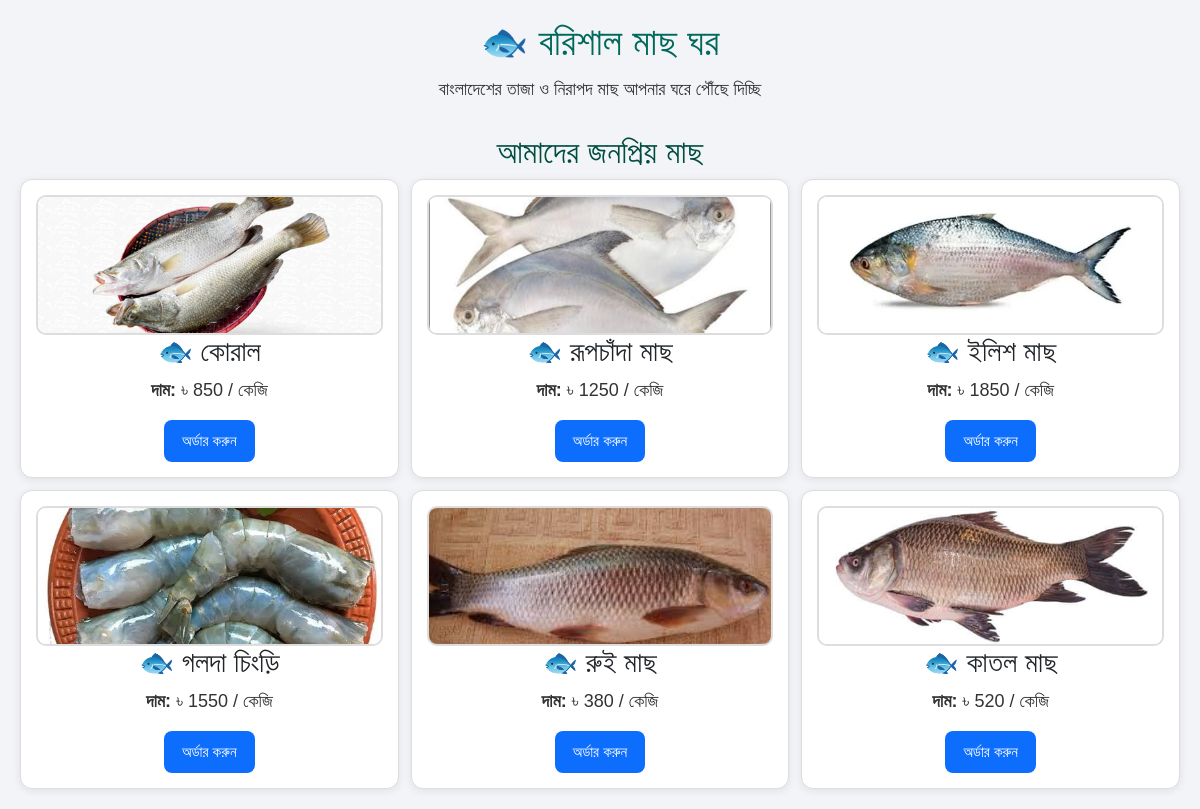
The page / on the database its author committed.
### app.py (models this page shows)
class Fish(db.Model):
    id = db.Column(db.Integer, primary_key=True)
    name = db.Column(db.String(100))
    price = db.Column(db.Integer)
    image = db.Column(db.String(100))
    stock = db.Column(db.Integer, default=0)

### app.py (the view)
@app.route("/")
def home():
    search = request.args.get("search", "")
    if search:
        fishes = Fish.query.filter(
            Fish.name.ilike(f"%{search}%")
        ).all()
    else:
        fishes = Fish.query.all()
    return render_template(
        "index.html",
        fishes=fishes,
        search=search
    )

### templates/index.html (shortened to what this page needs)
<!DOCTYPE html>
<html lang="bn">
<head>
<link href="https://cdn.jsdelivr.net/npm/bootstrap@5.3.7/dist/css/bootstrap.min.css" rel="stylesheet">
<link rel="stylesheet" href="{{ url_for('static', filename='style.css') }}">
</head>
<body>
<h1>🐟 বরিশাল মাছ ঘর</h1>
<p>বাংলাদেশের তাজা ও নিরাপদ মাছ আপনার ঘরে পৌঁছে দিচ্ছি</p>
<h2>আমাদের জনপ্রিয় মাছ</h2>
<div class="fish-container">
{% for fish in fishes %}
<div class="fish-card">
{% if fish.image %}
<img src="{{ url_for('static', filename='uploads/' + fish.image) }}" width="250">
{% endif %}
<h3>🐟 {{ fish.name }}</h3>
<p>
<strong>দাম:</strong>
৳ {{ fish.price }} / কেজি
</p>
<a href="/order?fish_id={{ fish.id }}">
    <button>
        অর্ডার করুন
    </button>
</a>
</div>
{% endfor %}
</div>
</body>
</html>

### static/style.css (style rules this page uses)
.fish-container { display: grid; grid-template-columns: repeat(2, 1fr); gap: 15px; }
.fish-card { width: 100%; box-sizing: border-box; }
@media (min-width: 768px) { .fish-container { grid-template-columns: repeat(3, 1fr); } }
body { font-family: Arial, sans-serif; background: #eef8ff; text-align: center; margin: 0; padding: 20px; }
h1 { color: #00695c; font-size: 38px; margin-bottom: 10px; }
h2 { color: #004d40; margin-top: 30px; }
p { font-size: 18px; color: #333; }
button { background: #00897b; color: white; border: none; padding: 14px 30px; border-radius: 25px; font-size: 18px; cursor: pointer; }
body { background:#f2f4f7; }
.fish-card { background:#ffffff; border:1px solid #ddd; border-radius:12px; padding:15px; margin:15px 0; box-shadow:0 2px 8px rgba(0,0,0,.08); }
button { background:#0d6efd; color:white; border:none; border-radius:8px; padding:10px 18px; cursor:pointer; font-size:15px; }
.fish-card img { width:100%; height:160px; object-fit:cover; border-radius:10px; border:2px solid #ddd; }
.fish-container { display: grid; grid-template-columns: repeat(2, 1fr); gap: 12px; width: 100%; }
.fish-card { width: 100%; margin: 0; box-sizing: border-box; }
.fish-card img { width: 100%; height: 140px; object-fit: cover; border-radius: 10px; }

### rows shown on the page
Fish: image (picture), name "কোরাল", price "850"
Fish: image (picture), name "রূপচাঁদা মাছ", price "1250"
Fish: image (picture), name "ইলিশ মাছ", price "1850"
Fish: image (picture), name "গলদা চিংড়ি", price "1550"
Fish: image (picture), name "রুই মাছ", price "380"
Fish: image (picture), name "কাতল মাছ", price "520"
